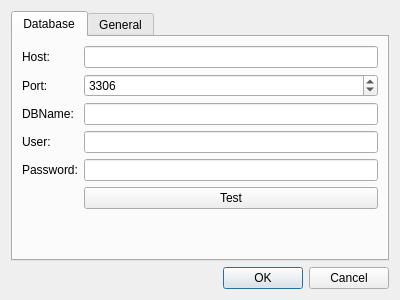
<?xml version="1.0" encoding="UTF-8"?>
<ui version="4.0">
 <class>TTTPreferences</class>
 <widget class="QDialog" name="TTTPreferences">
  <property name="geometry">
   <rect>
    <x>0</x>
    <y>0</y>
    <width>400</width>
    <height>300</height>
   </rect>
  </property>
  <property name="windowTitle">
   <string>Preferences</string>
  </property>
  <layout class="QVBoxLayout" name="verticalLayout">
   <item>
    <widget class="QTabWidget" name="tabWidget">
     <property name="currentIndex">
      <number>0</number>
     </property>
     <widget class="QWidget" name="dbTab">
      <attribute name="title">
       <string>Database</string>
      </attribute>
      <layout class="QFormLayout" name="formLayout">
       <property name="fieldGrowthPolicy">
        <enum>QFormLayout::AllNonFixedFieldsGrow</enum>
       </property>
       <item row="0" column="0">
        <widget class="QLabel" name="hostLabel">
         <property name="text">
          <string>Host:</string>
         </property>
        </widget>
       </item>
       <item row="0" column="1">
        <widget class="QLineEdit" name="hostTxt"/>
       </item>
       <item row="1" column="0">
        <widget class="QLabel" name="portLabel">
         <property name="text">
          <string>Port:</string>
         </property>
        </widget>
       </item>
       <item row="3" column="0">
        <widget class="QLabel" name="userLabel">
         <property name="text">
          <string>User:</string>
         </property>
        </widget>
       </item>
       <item row="4" column="0">
        <widget class="QLabel" name="passwordLabel">
         <property name="text">
          <string>Password:</string>
         </property>
        </widget>
       </item>
       <item row="1" column="1">
        <widget class="QSpinBox" name="portSpinBox">
         <property name="maximum">
          <number>65536</number>
         </property>
         <property name="singleStep">
          <number>1</number>
         </property>
         <property name="value">
          <number>3306</number>
         </property>
        </widget>
       </item>
       <item row="3" column="1">
        <widget class="QLineEdit" name="userTxt"/>
       </item>
       <item row="4" column="1">
        <widget class="QLineEdit" name="passwordTxt"/>
       </item>
       <item row="2" column="0">
        <widget class="QLabel" name="DBNameLabel">
         <property name="text">
          <string>DBName:</string>
         </property>
        </widget>
       </item>
       <item row="2" column="1">
        <widget class="QLineEdit" name="DBNameTxt"/>
       </item>
       <item row="5" column="1">
        <widget class="QPushButton" name="testButton">
         <property name="text">
          <string>Test</string>
         </property>
        </widget>
       </item>
      </layout>
     </widget>
     <widget class="QWidget" name="tab">
      <attribute name="title">
       <string>General</string>
      </attribute>
     </widget>
    </widget>
   </item>
   <item>
    <widget class="QDialogButtonBox" name="buttonBox">
     <property name="orientation">
      <enum>Qt::Horizontal</enum>
     </property>
     <property name="standardButtons">
      <set>QDialogButtonBox::Cancel|QDialogButtonBox::Ok</set>
     </property>
    </widget>
   </item>
  </layout>
  <action name="actionTest">
   <property name="text">
    <string>test</string>
   </property>
  </action>
 </widget>
 <resources/>
 <connections>
  <connection>
   <sender>buttonBox</sender>
   <signal>accepted()</signal>
   <receiver>TTTPreferences</receiver>
   <slot>accept()</slot>
   <hints>
    <hint type="sourcelabel">
     <x>227</x>
     <y>278</y>
    </hint>
    <hint type="destinationlabel">
     <x>157</x>
     <y>274</y>
    </hint>
   </hints>
  </connection>
  <connection>
   <sender>buttonBox</sender>
   <signal>rejected()</signal>
   <receiver>TTTPreferences</receiver>
   <slot>reject()</slot>
   <hints>
    <hint type="sourcelabel">
     <x>295</x>
     <y>284</y>
    </hint>
    <hint type="destinationlabel">
     <x>286</x>
     <y>274</y>
    </hint>
   </hints>
  </connection>
  <connection>
   <sender>testButton</sender>
   <signal>clicked()</signal>
   <receiver>actionTest</receiver>
   <slot>trigger()</slot>
   <hints>
    <hint type="sourcelabel">
     <x>237</x>
     <y>194</y>
    </hint>
    <hint type="destinationlabel">
     <x>-1</x>
     <y>-1</y>
    </hint>
   </hints>
  </connection>
 </connections>
</ui>
